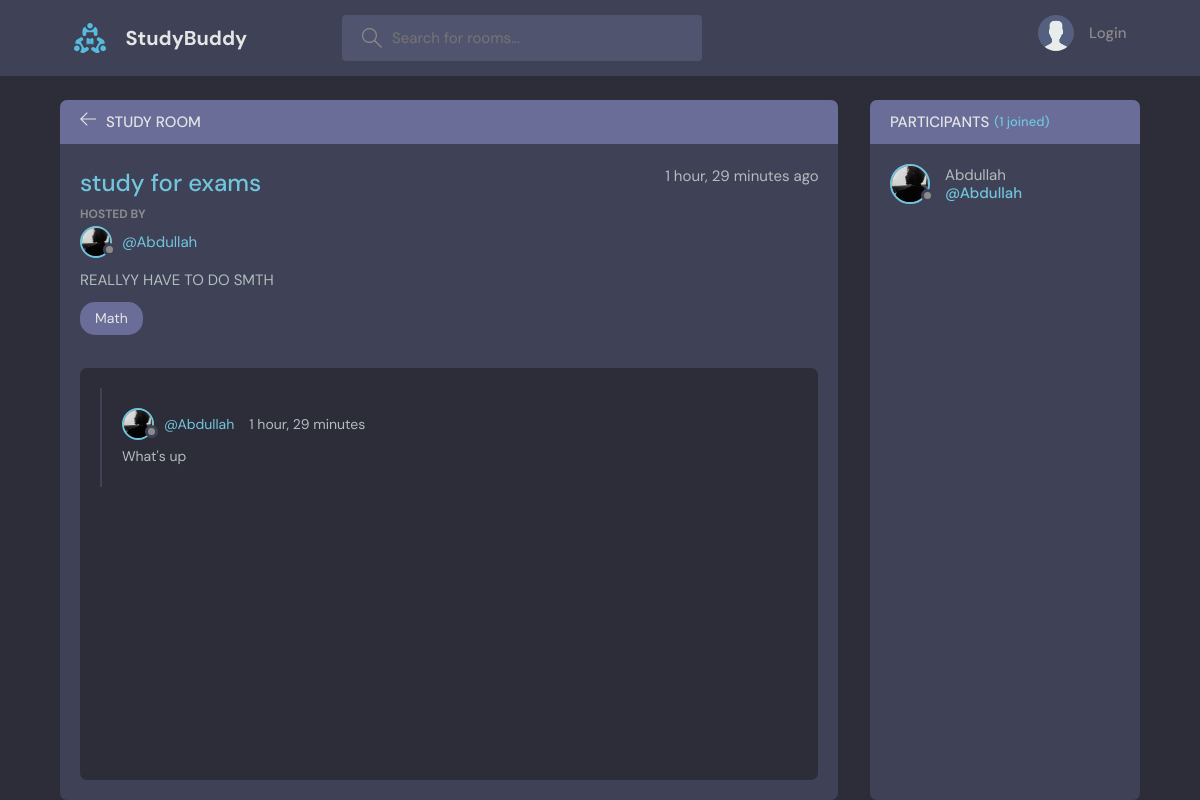
The page /room/1/ on the database its author committed.
### base/models.py (models this page shows, shortened)
class Room(models.Model):
    host = models.ForeignKey(User, on_delete=models.SET_NULL, null=True)
    topic = models.ForeignKey(Topic, on_delete=models.SET_NULL, null=True)
    name = models.CharField(max_length=200)
    participants = models.ManyToManyField(User,related_name="participants",blank=True)
    description = models.TextField(null=True, blank=True)
    updated = models.DateTimeField(auto_now=True)
    created = models.DateTimeField(auto_now_add=True)
    class Meta:
        ordering = ['-updated', '-created']

class User(AbstractUser):
    name = models.CharField(max_length=200,null=True)
    email = models.EmailField(unique=True,null=True)
    bio = models.TextField(null=True)
    avatar = models.ImageField(default='avatar.svg',null=True)
    REQUIRED_FIELDS = []

class Topic(models.Model):
    name = models.CharField(max_length=200)
    def __str__(self):
        return self.name

class Message(models.Model):
    user = models.ForeignKey(User, on_delete=models.CASCADE)
    room = models.ForeignKey(Room, on_delete=models.CASCADE)
    body = models.TextField()
    updated = models.DateTimeField(auto_now=True)
    created = models.DateTimeField(auto_now_add=True)
    class Meta:
        ordering = ['-updated', '-created']

### base/views.py (the view, shortened to what this page needs)
# urls.py: path('room/<str:pk>/',views.room,name="room" ),
def room(request, pk):
    room = Room.objects.get(id = pk)
    room_messages = room.message_set.all()
    participants = room.participants.all()
    if request.user.is_authenticated and request.user not in participants:
        room.participants.add(request.user)
    context = {'room' : room, 'room_messages' : room_messages , 'participants' :participants}
    return render(request, 'base/room.html',context)

### base/templates/base/room.html (shortened to what this page needs)
{% extends 'main.html' %}
{% load static %}
{% block content %}
<main class="profile-page layout layout--2">
  <div class="container">
    <div class="room">
      <div class="room__top">
        <div class="room__topLeft">
          <a href="{% url 'home' %}">
            <svg
              version="1.1"
              xmlns="http://www.w3.org/2000/svg"
              width="32"
              height="32"
              viewBox="0 0 32 32"
            >
              <title>arrow-left</title>
              <path
                d="M13.723 2.286l-13.723 13.714 13.719 13.714 1.616-1.611-10.96-10.96h27.625v-2.286h-27.625l10.965-10.965-1.616-1.607z"
              ></path>
            </svg>
          </a>
          <h3>Study Room</h3>
        </div>
      </div>
      <div class="room__box scroll">
        <div class="room__header scroll">
          <div class="room__info">
            <h3>{{ room.name }}</h3>
            <span>{{room.created|timesince}} ago</span>
          </div>
          <div class="room__hosted">
            <p>Hosted By</p>
            <a href="{% url 'userProfile' room.host.id %}" class="room__author">
              <div class="avatar avatar--small">
                <img src="{{room.host.avatar.url}}" />
              </div>
              <span>@{{ room.host.username }}</span>
            </a>
          </div>
          <div class="room__details">
            <p >
              {{ room.description }}
            </p>
          </div>
          <span class="room__topics">{{ room.topic }}</span>
        </div>
        <div class="room__conversation">
          <div class="threads scroll">
            {% for msg in room_messages %}
            <div class="thread">
              <div class="thread__top">
                <div class="thread__author">
                  <a
                    href="{% url 'userProfile' msg.user.id %}"
                    class="thread__authorInfo"
                  >
                    <div class="avatar avatar--small">
                      <img
                        src="{{msg.user.avatar.url}}"
                      />
                    </div>
                    <span>@{{msg.user}}</span>
                  </a>
                  <span class="thread__date">{{msg.created|timesince}}</span>
                </div>
              </div>
              <div class="thread__details">{{ msg.body }}</div>
            </div>
            {% endfor %}
          </div>
        </div>
      </div>
    </div>
    <div class="participants">
      <h3 class="participants__top">
        Participants <span>({{participants.count}} joined)</span>
      </h3>
      <div class="participants__list scroll">
        {% for participant in participants %}
        <a href="{% url 'userProfile' participant.id %}" class="participant">
          <div class="avatar avatar--medium">
            <img src="{{participant.avatar.url}}" alt="Profile Picture" />
          </div>
          <p>
            {{ participant.username }}
            <span>@{{ participant.username }}</span>
          </p>
        </a>
        {% empty %}
        <p>No participants found in this room.</p>
        {% endfor %}
      </div>
    </div>
  </div>
</main>
{% endblock content %}

### rows shown on the page
Room: name "study for exams", created "1 hour, 29 minutes", host.avatar (picture), host.username "Abdullah", description "REALLYY HAVE TO DO SMTH", topic "Math"
Message: user.avatar (picture), user "Abdullah", created "1 hour, 29 minutes", body "What's up"
User: avatar (picture), username "Abdullah"

### other values the page prints
{{ participants.count }} "1"
